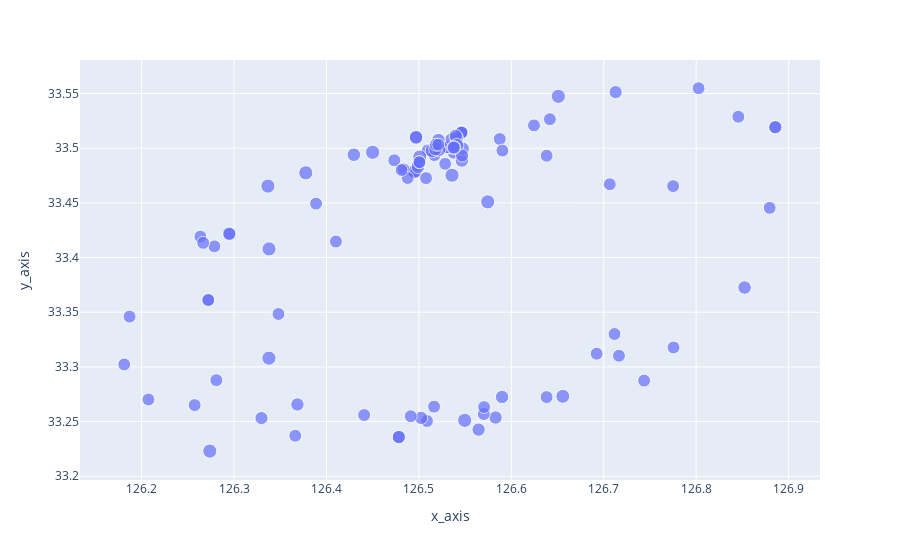

Notebook cell for this chart:
### Code cell
# 등급별 지도에 표시
scatter_a = px.scatter(data[data['job_level']=='a'], x = "x_axis", y = "y_axis", size='job_points', size_max = 10)
scatter_a.show()
